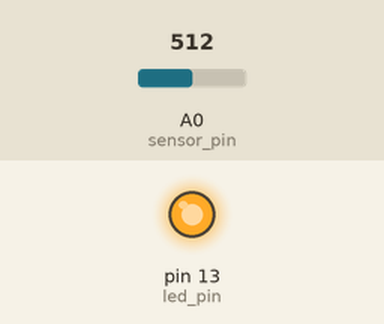
Simulated run of this sketch. Board: Arduino Uno, built with avr-gcc and run on an emulated ATmega328P. On the bench: output pins drawn as LEDs (lit = HIGH). The inputs (shaded band) are chosen by the test bench; at power-on: A0 (sensor_pin) = 512. What the sketch prints to the serial monitor is not drawn.

Above: at 0.1 s.
Timing chart, 0 to 1.6 s (numbered marks = the images above):
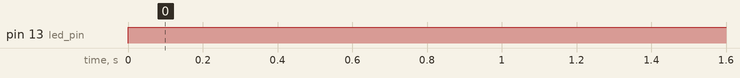

The sketch:

mq2.ino
```cpp
int led_pin = 13;
int sensor_pin = A0;
int value = 200;
void setup() {
Serial.begin(9600);
pinMode(led_pin, OUTPUT);
pinMode(sensor_pin, INPUT);
}
void loop() {
 int sensor_pin  = analogRead(sensor_pin);
Serial.println(sensor_pin);
if(sensor_pin >=32){
  digitalWrite(led_pin, HIGH);
}
delay(1000);
}
```

Measured:
- by itself, pin 13 (led_pin): LOW → HIGH at 0.00 s
